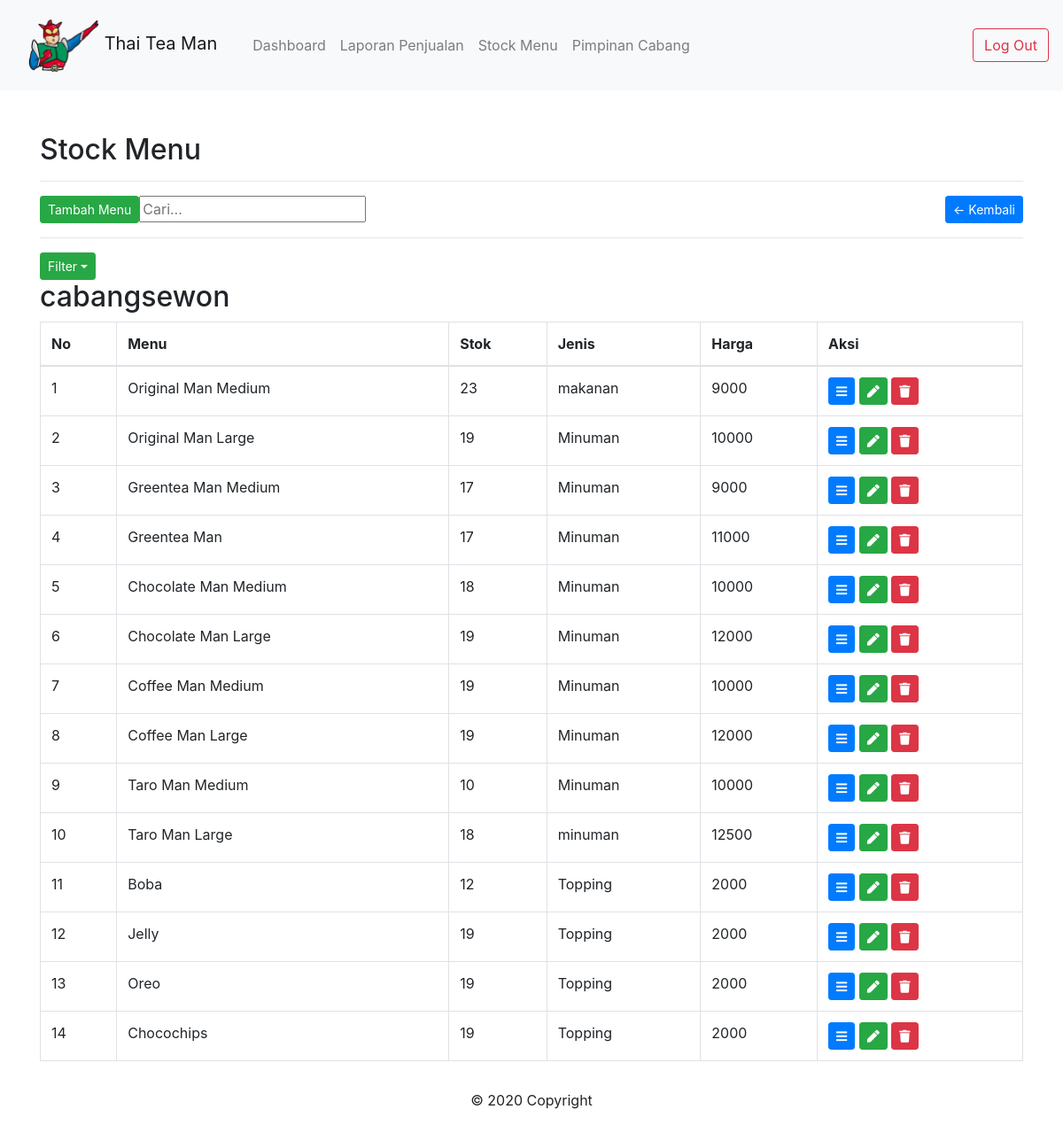
/admin/data-barang.php (signed in), run on the app's committed database.
### tables this page shows
CREATE TABLE `tb_users` (
  `id` int(11) NOT NULL,
  `nama` varchar(255) NOT NULL,
  `password` varchar(255) NOT NULL,
  `jabatan` enum('admin','kasir') NOT NULL
);

CREATE TABLE `tb_stock` (
  `id_user` int(11) NOT NULL,
  `id_barang` int(11) NOT NULL,
  `stock` bigint(20) NOT NULL DEFAULT '0'
);

CREATE TABLE `tb_barang` (
  `id` int(11) NOT NULL,
  `nama_barang` varchar(255) NOT NULL,
  `jenis_barang` varchar(255) NOT NULL,
  `harga` int(15) NOT NULL
);

### admin/includes/barang.php (the view, shortened to what this page needs)
<div class="container mt-5">
	<h2>Stock  Menu</h2>
	<hr>
	<input type="text" id="myInput" onkeyup="myFunction()" placeholder="Cari..." title="Type in a name">
	<a href="index.php" class="btn btn-primary btn-sm float-right">&larr; Kembali</a>
	<a href="?h=tambah" class="btn btn-success btn-sm float-left">Tambah Menu</a>
	<div class="clearfix"></div>
	<hr>
	<div class="dropdown">
    	<button type="button" class="btn btn-success dropdown-toggle btn-sm" data-toggle="dropdown">Filter</button>
  	</div>
	<h2><?= $nama_kasir ?></h2>
	<table class="table table-bordered" id="myTable">
	<thead class="thead-light" class="align-middle">
		<thead>
			<tr>
				<th>No</th>
				<th>Menu</th>
				<th>Stok</th>
				<th>Jenis</th>
				<th>Harga</th>
				<th>Aksi</th>
			</tr>
		</thead>
		<tbody>
			<?php foreach ($data_barang as $barang): ?>
			<tr>
				<td><?= $no++ ?></td>
				<td><?= $barang['nama_barang'] ?></td>
				<td><?= $barang['stock'] ?></td>
				<td><?= $barang['jenis_barang'] ?></td>
				<td><?= $barang['harga'] ?></td>
				<td>
					<div class="d-inline">
						<a href="?h=detail&id=<?= $barang['id'] ?>" class="btn btn-primary btn-sm"><i class="fas fa-bars"></i></a>
						<a href="?h=edit-barang&id=<?= $barang['id'] ?>" class="btn btn-success btn-sm"><i class="fas fa-pen"></i></a>
						<a href="?h=hapus&id=<?= $barang['id'] ?>" onclick="return confirm('Yakin Hapus <?= $barang['nama_barang'] ?>?')" class="btn btn-danger btn-sm"><i class="fas fa-trash"></i></a>
					</div>
				</td>
			</tr>
			<?php endforeach ?>
		</tbody>
	</table>
</div>

### data on the page
tb_users: nama "cabangsewon"
tb_stock: id_barang.nama_barang "Original Man Medium", stock "23", id_barang.jenis_barang "makanan", id_barang.harga "9000"
tb_stock: id_barang.nama_barang "Original Man Large", stock "19", id_barang.jenis_barang "Minuman", id_barang.harga "10000"
tb_stock: id_barang.nama_barang "Greentea Man Medium", stock "17", id_barang.jenis_barang "Minuman", id_barang.harga "9000"
tb_stock: id_barang.nama_barang "Greentea Man", stock "17", id_barang.jenis_barang "Minuman", id_barang.harga "11000"
tb_stock: id_barang.nama_barang "Chocolate Man Medium", stock "18", id_barang.jenis_barang "Minuman", id_barang.harga "10000"
tb_stock: id_barang.nama_barang "Chocolate Man Large", stock "19", id_barang.jenis_barang "Minuman", id_barang.harga "12000"
tb_stock: id_barang.nama_barang "Coffee Man Medium", stock "19", id_barang.jenis_barang "Minuman", id_barang.harga "10000"
tb_stock: id_barang.nama_barang "Coffee Man Large", stock "19", id_barang.jenis_barang "Minuman", id_barang.harga "12000"
tb_stock: id_barang.nama_barang "Taro Man Medium", stock "10", id_barang.jenis_barang "Minuman", id_barang.harga "10000"
tb_stock: id_barang.nama_barang "Taro Man Large", stock "18", id_barang.jenis_barang "minuman", id_barang.harga "12500"
tb_stock: id_barang.nama_barang "Boba", stock "12", id_barang.jenis_barang "Topping", id_barang.harga "2000"
tb_stock: id_barang.nama_barang "Jelly", stock "19", id_barang.jenis_barang "Topping", id_barang.harga "2000"
tb_stock: id_barang.nama_barang "Oreo", stock "19", id_barang.jenis_barang "Topping", id_barang.harga "2000"
tb_stock: id_barang.nama_barang "Chocochips", stock "19", id_barang.jenis_barang "Topping", id_barang.harga "2000"
